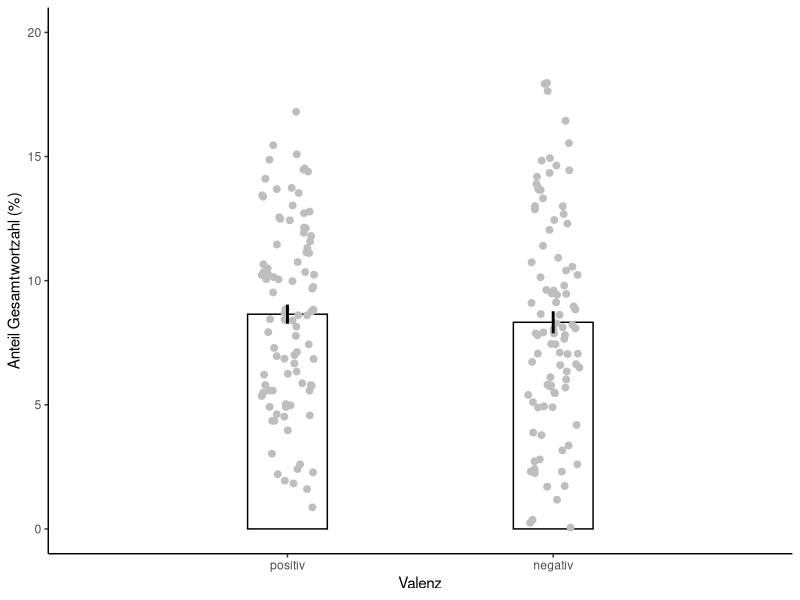
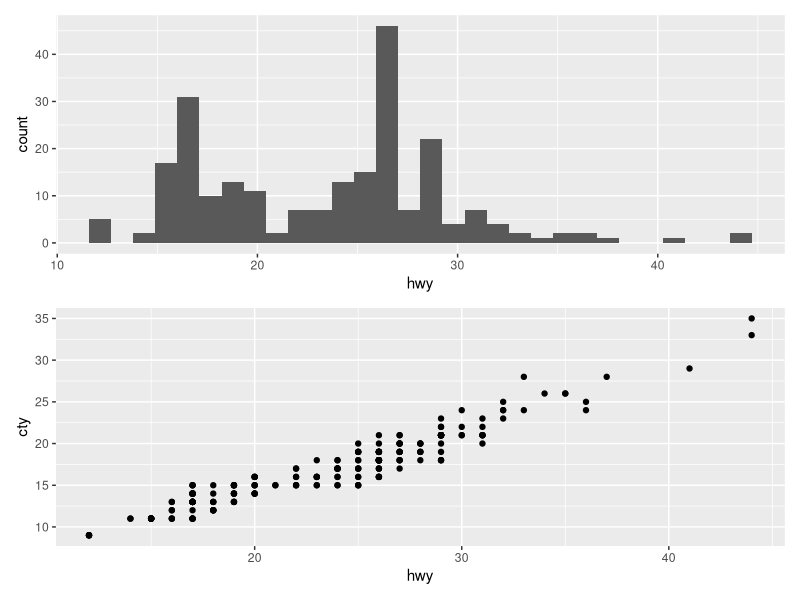
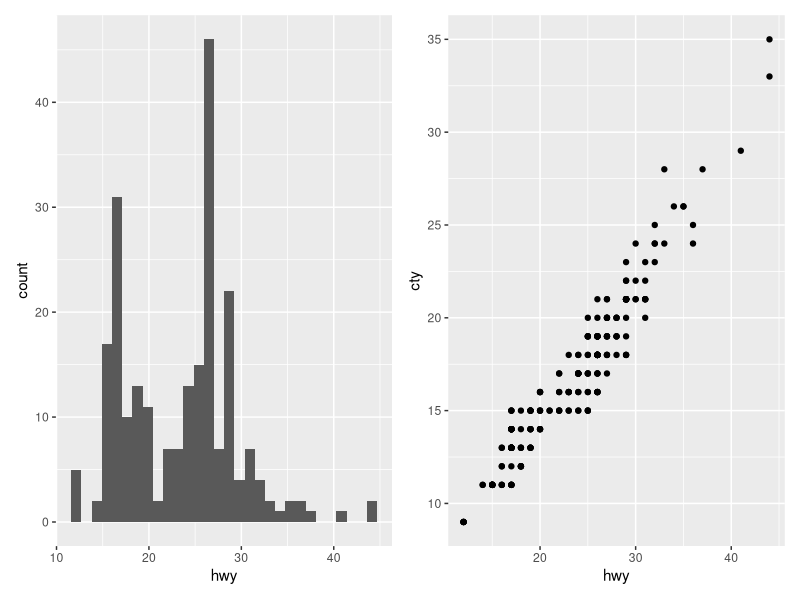
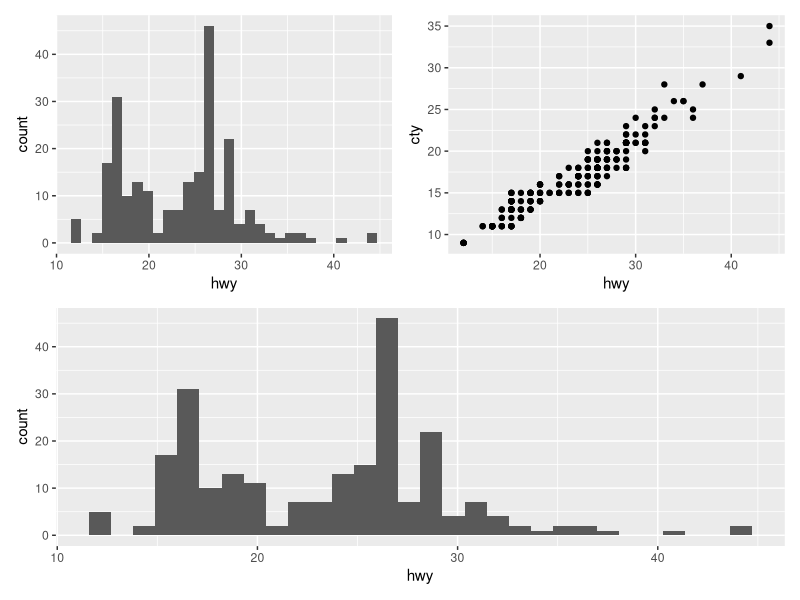
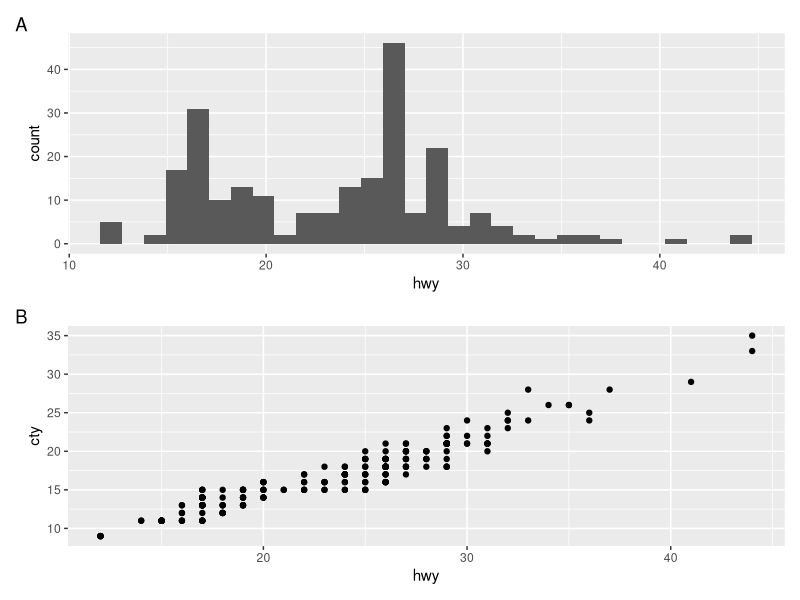
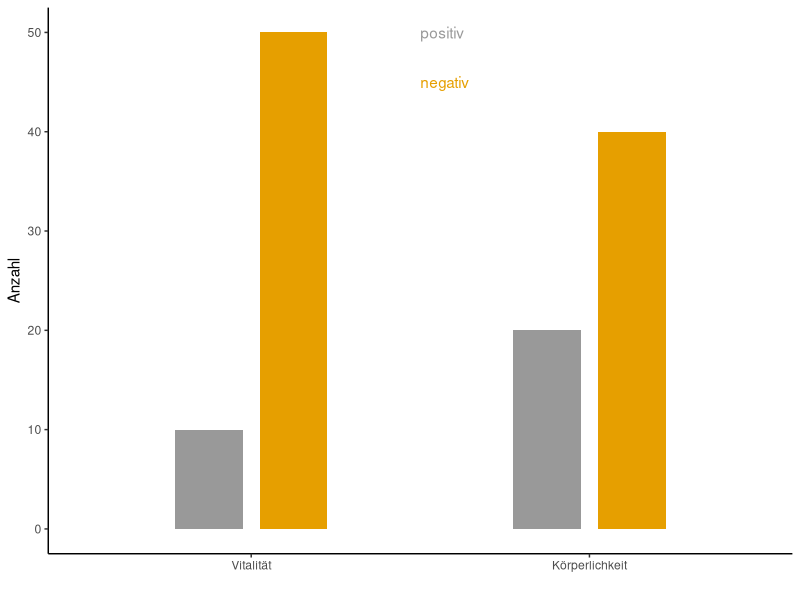
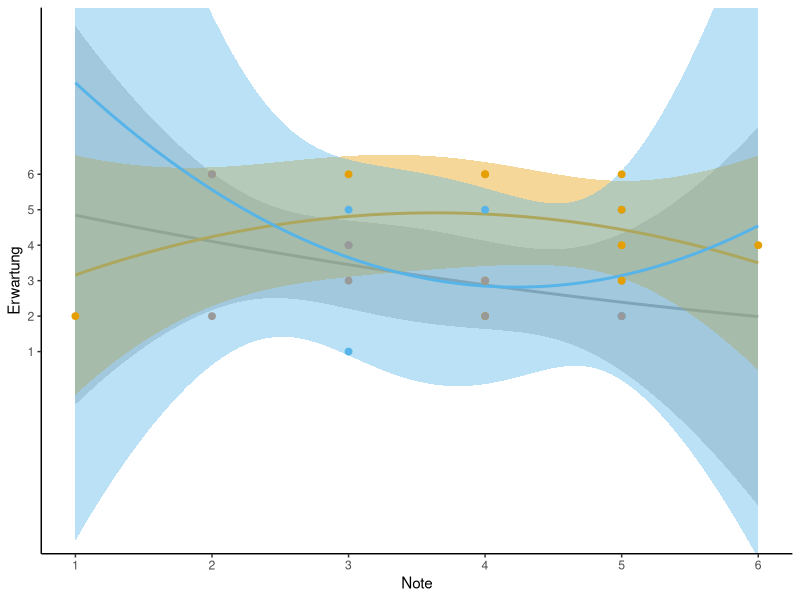
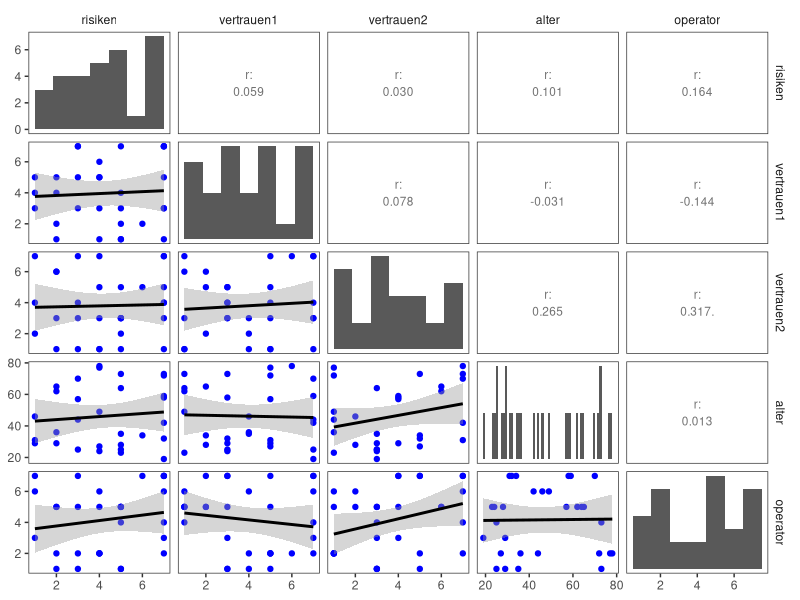

Source code (R) for these figures, in order:
# Sitzung 02, WiSe 2024, Gruppe D
library(tidyverse)

# color-blind friendly palette, see 
# http://www.cookbook-r.com/Graphs/Colors_(ggplot2)/

cbPalette <- c("#999999", "#E69F00", "#56B4E9", 
               "#009E73", "#F0E442", "#0072B2",
               "#D55E00", "#CC79A7")

# # To use for fills, add
# scale_fill_manual(values=cbPalette)
# # To use for line and point colors, add
# scale_colour_manual(values=cbPalette)

# generiere Daten, Beispiel für zwei AVs
n   <- 95
msd <- data.frame(av = as_factor(paste0("av", 1:4)),
           m   = c(8.24, 8.54, 0.46, 0.93),
           std = c(0.37, 0.44, 0.06, 0.14) * sqrt(n)) # sd from se

prz <- msd %>% 
        group_by(av) %>%
        group_split() %>%
        map(~ abs(rnorm(n, .$m, .$std))) %>% # remove negative values
        simplify(.)

df <- as_tibble(data.frame(
      id      = as_factor(paste0("S",
               str_pad(1:n, 2, pad = "0"))),
      liwc    = as_factor(rep(c("1PersonSingular",
                                "1PersonPlural"),
                              each = n*2)),
      valenz  = as_factor(rep(c("positiv", "negativ"), each = n)),
      prz     = prz)) %>%
      arrange(id)

# bar plot
set.seed(12)
df %>% filter(liwc == "1PersonSingular") %>%
  ggplot(., mapping = aes(x = valenz,
                          y = prz)) +
  geom_bar(stat = "summary",
           fun.data = "mean_se",
           fun.args = list(mult = 1), # 1 SE
           width = 0.3,
           alpha = 0.4,
           fill = 'white',
           color = 'black') +
  geom_jitter(width = 0.1,
              color = 'gray',
              size = 2) +
  geom_linerange(stat = "summary",
                 fun.data = "mean_se",
                 fun.args = list(mult = 1),
                 size = 1) + 
  coord_cartesian(ylim = c(0,20),
                  xlim = c(0.7, 2.3)) +
  theme_classic() +
  theme(legend.position = "none") +
  scale_y_continuous(name = "Anteil Gesamtwortzahl (%)") + 
  scale_x_discrete(labels = c("positiv", "negativ"),
                   name = "Valenz")

# plots arrangieren
library(patchwork)
p1 <- ggplot(mpg, aes(x = hwy)) +
  geom_histogram()
p2 <- ggplot(mpg, aes(x = hwy,
                      y = cty)) +
  geom_point()

# vertikal
p1 / p2

# horizontal
p1 | p2

# vertikal und horizontal
(p1 | p2) / (p1)

# mit Bezeichner
p1 <- p1 + labs(tag = "A")
p2 <- p2 + labs(tag = "B")
p1 / p2

# generiere Daten
df <- as_tibble(data.frame(
  id      = as_factor(paste0("S",
                     str_pad(1:60, 2, pad = "0"))),
  skala = as_factor(c(rep("vitalitaet", 60),
                      rep("koerperkontakt", 60))),
  score = as_factor(c(rep("negativ", 10),
                      rep("positiv", 50),
                      rep("negativ", 20),
                      rep("positiv", 40)))))
  
ggplot(df, mapping = aes(x = skala, fill = score)) +
  geom_bar(aes(group = score),
           position = position_dodge(0.5),
           width = 0.4) +
  scale_fill_manual(values = cbPalette) +
  theme_classic() +
  theme(legend.position = "none") +
  scale_y_continuous(name = "Anzahl") + 
  scale_x_discrete(labels = c("Vitalität",
                              "Körperlichkeit"),
                   name = "") +
  annotate("text", x = 1.5, y = 50, 
           label = "positiv",
           vjust = "center", hjust = "left",
           color = cbPalette[1]) +
  annotate("text", x = 1.5, y = 45, 
           label = "negativ",
           vjust = "center", hjust = "left",
           color = cbPalette[2])


## Scatter plot
# generiere Daten
n <- 30
df <- as_tibble(data.frame(
  id           = as_factor(paste0("S",
                  str_pad(1:30, 2, pad = "0"))),
  bedingung    = as.factor(sample(1:3, n, replace = TRUE)),
  note         = sample(1:6, n, replace = TRUE),
  erwartung    = sample(1:6, n, replace = TRUE)))

ggplot(df, aes(x = note, y = erwartung, 
               group = bedingung)) +
  geom_smooth(aes(color = bedingung,
                  fill = bedingung),
              method = 'lm',
              se = TRUE,
              level = 0.95,
              formula = y~poly(x,2),
              fullrange = TRUE) +
  geom_point(aes(color = bedingung), size = 2) + 
  scale_color_manual(values = cbPalette) +
  scale_fill_manual(values = cbPalette) +
  coord_cartesian(ylim = c(-4,10),
                  xlim = c(1, 6)) +
  theme_classic() +
  theme(legend.position = "none") +
  scale_y_continuous(name = "Erwartung",
                     breaks = c(1:6)) + 
  scale_x_continuous(name = "Note",
                     breaks = c(1:6))
                    
## Matrix plot
# generiere Daten
n <- 30
df <- as_tibble(data.frame(
  id         = as_factor(paste0("S",
               str_pad(1:30, 2, pad = "0"))),
  risiken    = sample(1:7, n, replace = TRUE),
  vertrauen1 = sample(1:7, n, replace = TRUE),
  vertrauen2 = sample(1:7, n, replace = TRUE),
  alter      = sample(18:80, n, replace = TRUE),
  operator   = sample(1:7, n, replace = TRUE)))

library(GGally)
ggpairs(df, 
        columns = 2:6,
        lower = list(continuous = wrap('smooth',
                          color = 'blue',
                          size = 1.5)),
        diag  = list(continuous = wrap(ggally_barDiag,
                                       binwidth = 1)),
        upper = list(continuous = wrap(ggally_cor,
                                       title = "r",
                                       size = 3))) +
  theme_bw() +
  theme(panel.grid.major = element_blank(),
        panel.grid.minor = element_blank(),
        strip.background= element_blank())

# ggfs: ggplot-Objekt erstellen und Darstellung für Alter korrigieren
plt <- ggpairs(df, 
        columns = 2:6,
        lower = list(continuous = wrap('smooth',
                                       color = 'blue',
                                       size = 1.5)),
        diag  = list(continuous = wrap(ggally_barDiag,
                                       binwidth = 1)),
        upper = list(continuous = wrap(ggally_cor,
                                       title = "r",
                                       size = 3)))

plt[4,4] <- ggplot(df, aes(x = alter)) + geom_density()


# Einlesen von SPSS-Dateien
library(haven) # is not loaded with tidyverse
df <- read_sav("example01.sav") %>%
              pivot_longer(cols = pre:followup,
                           names_to = "test",
                           values_to = "score") %>%
              mutate(across(id:test, as_factor))

# Zweifaktorielle Messwiederholung
df <- read_sav("example02.sav") %>%
  pivot_longer(
    cols = pre_ws:pst_ss,
    names_to = c("time", "semester"),
    names_sep = "_",
    values_to = "score") %>%
  mutate(across(id:semester, as_factor))
